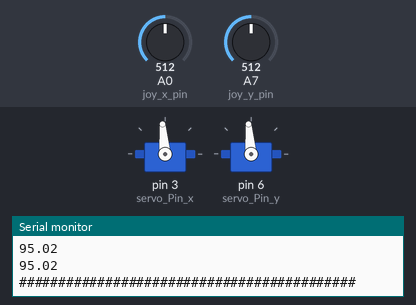
The sketch below on a simulated Arduino Nano, built with avr-gcc and run on an emulated ATmega328P. Shown: 2 × servo, the last lines printed to the serial monitor. The inputs (shaded band) are chosen by the test bench; at power-on: A0 (joy_x_pin) = 512, A7 (joy_y_pin) = 512.

Above: at 1.2 s.
1.3 s: A0 (joy_x_pin) set to 1023
At 2.4 s:
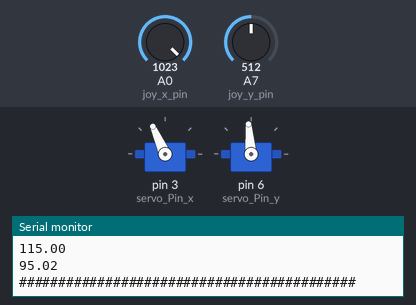
2.8 s: A7 (joy_y_pin) set to 716
At 3.2 s:
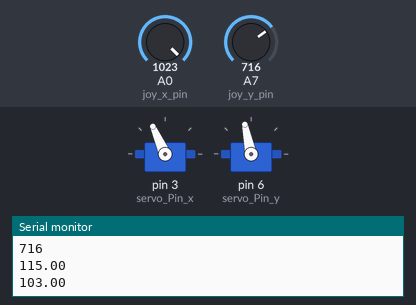
4.3 s: A7 (joy_y_pin) set to 122
At 5.5 s:
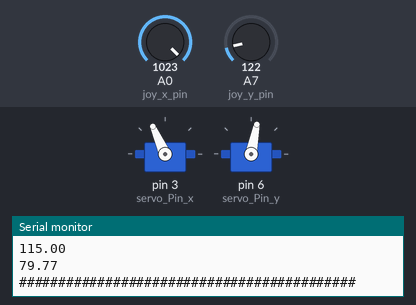
5.8 s: A0 (joy_x_pin) set to 511
At 6.5 s:
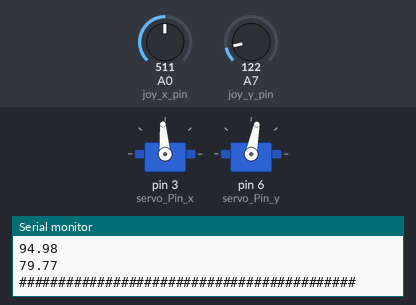
7.3 s: A0 (joy_x_pin) set to 0
At 8.5 s:
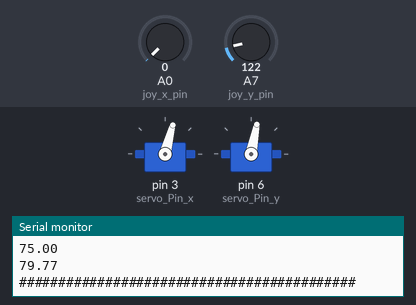
8.8 s: A7 (joy_y_pin) set to 900
At 9.8 s:
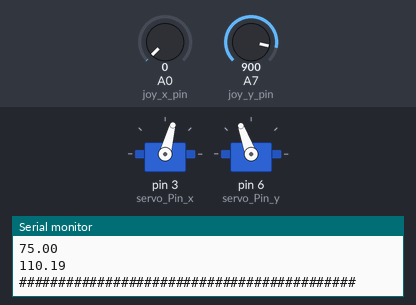
Timing chart, 0 to 11.3 s (numbered marks = the images above; inputs shaded):
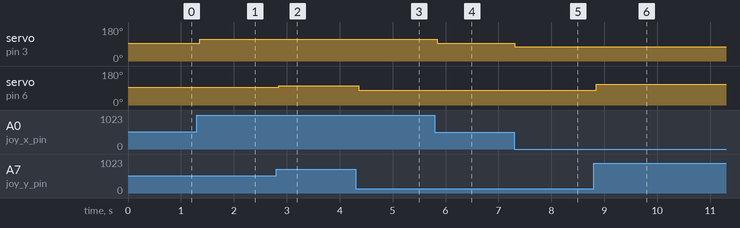

The sketch:

ChristmasMaze_project.ino
```cpp
#include <Servo.h>

int  servo_Pin_x = 3;
int  servo_Pin_y = 6;

int  joy_x_pin = A0;
int  joy_y_pin = A7;

float  x_Servo_Movement;
float  y_Servo_Movement;

Servo Servo_1;
Servo Servo_2;

int x_Val;
int y_Val;

void setup()
{

  Serial.begin(9600);

  Servo_1.attach(servo_Pin_x);
  Servo_2.attach(servo_Pin_y);

  pinMode(A0, INPUT);
  pinMode(A7, INPUT);
}
void loop()
{
  x_Val = analogRead(joy_x_pin);
  Serial.println(x_Val);

  y_Val = analogRead(joy_y_pin);
  Serial.println(y_Val);

  x_Servo_Movement = 75 + 0.0391 * x_Val;
  Serial.println(x_Servo_Movement);
  Servo_1.write(x_Servo_Movement);

  y_Servo_Movement = 75 + 0.0391 * y_Val;
  Serial.println(y_Servo_Movement);
  Servo_2.write(y_Servo_Movement);
  Serial.println("###########################################");
  //Servo_1.write(0);
  delay(100);
  //Servo_2.write(0);
}
```

Measured:
- after the input at 1.3 s, servo on pin 3 (servo_Pin_x): 95° → 114° after 0.06 s
- after the input at 2.8 s, servo on pin 6 (servo_Pin_y): 95° → 102° after 0.05 s
- after the input at 4.3 s, servo on pin 6 (servo_Pin_y): 102° → 79° after 0.06 s
- after the input at 5.8 s, servo on pin 3 (servo_Pin_x): 114° → 94° after 0.05 s
- after the input at 7.3 s, servo on pin 3 (servo_Pin_x): 94° → 75° at once
- after the input at 8.8 s, servo on pin 6 (servo_Pin_y): 79° → 110° at once
